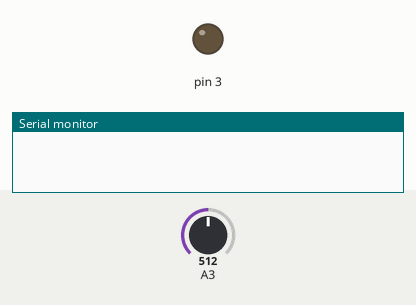
A sketch run on a simulated Arduino Uno, built with avr-gcc and run on an emulated ATmega328P. Shown: output pins drawn as LEDs (lit = HIGH), the last lines printed to the serial monitor. The inputs (shaded band) are chosen by the test bench; at power-on: A3 = 512.

Above: at 1.2 s.
1.3 s: A3 set to 274
2.8 s: A3 set to 237
At 3.4 s:
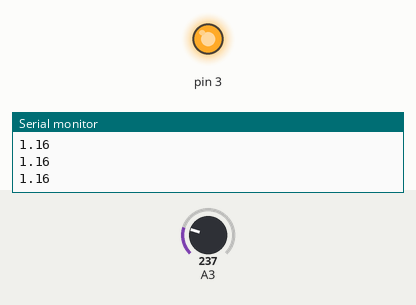
4.3 s: A3 set to 306
At 4.9 s:
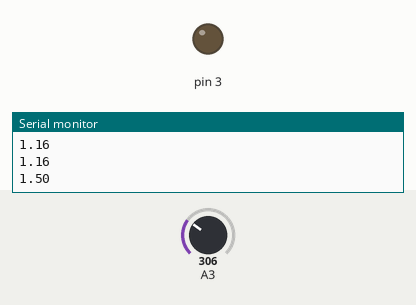
5.9 s: A3 set to 122
At 7.0 s:
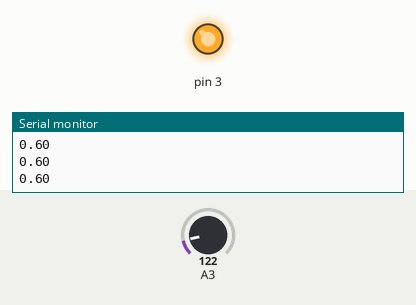
Timing chart, 0 to 8.4 s (numbered marks = the images above; inputs shaded):
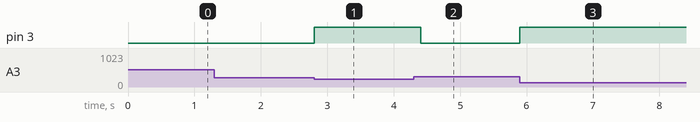

The sketch:

AnalougeLDR_1.ino
```cpp
int val;

void setup()
{
  Serial.begin(9600);
  pinMode(3,OUTPUT);
}

void loop() {
  digitalWrite(3,LOW);
  int val=analogRead(A3);
 // Serial.println(val);
  double volt;
  volt=(val/1023.0)*5;
  while(volt<1.25)
  {
    int val=analogRead(A3);
    volt=(val/1023.0)*5;
    Serial.println(volt);
    digitalWrite(3,HIGH);
    delay(100);
  }
}
```

Measured:
- the behaviour switches between 256 and 255 on A3 (found by bisection; images 0 and 1)
- after the input at 1.3 s, every drawn part: stays the same
- after the input at 2.8 s, pin 3: LOW → HIGH at once
- after the input at 4.3 s, pin 3: HIGH → LOW after 0.11 s
- after the input at 5.9 s, pin 3: LOW → HIGH at once
